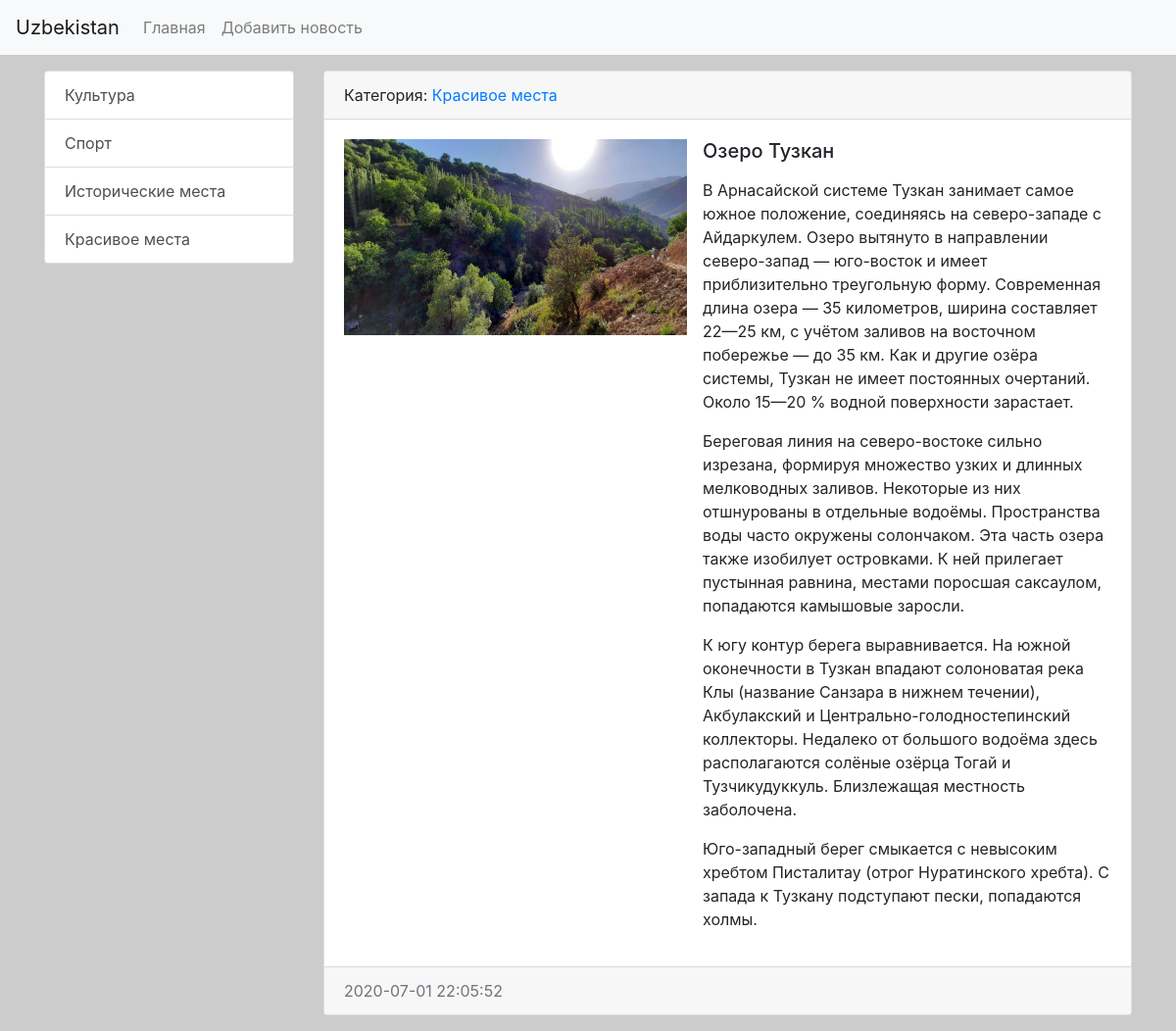
Screenshot of /news/10/ with the database file from the repository.
### news/models.py (models this page shows, shortened)
class Category(models.Model):
    title = models.CharField(max_length=150, db_index=True, verbose_name="name of category")
    def get_absolute_url(self):
        return reverse('category', kwargs={"category_id": self.pk})
    def __str__(self):
        return self.title
    class Meta:
        verbose_name = 'category'
        verbose_name_plural = 'Категории'
        ordering = ['title']

class News(models.Model):
    title = models.CharField(max_length=150)
    content = models.TextField(blank=True)
    created_at = models.DateTimeField(auto_now_add=True)
    updated_at = models.DateTimeField(auto_now=True)
    photo = models.ImageField(upload_to='photos/%Y/%m/%d', blank=True)
    is_published = models.BooleanField(default=True)
    category = models.ForeignKey('Category', on_delete=models.PROTECT)
    views = models.IntegerField(default=0)
    class Meta:
        verbose_name = 'Новость'
        verbose_name_plural = 'Новости'
        ordering = ['created_at']

### news/views.py (the view)
# urls.py: path('news/<int:pk>/', ViewNews.as_view(), name='view_news'),
class ViewNews(DetailView):
    model = News
    context_object_name = 'news_item'

### news/templatetags/news_tags.py (called while the page is built)
@register.inclusion_tag('news/list_categories.html')
def show_categories(arg1='Hello', arg2='world'):
    categories = Category.objects.annotate(cnt=Count('news')).filter(cnt__gt=0)
    return {"categories": categories, "arg1": arg1, "arg2": arg2 }

### news/templates/news/news_detail.html (shortened to what this page needs)
{% extends 'base.html' %}
{% block sidebar %}
                  {% include 'inc/_sidebar.html' %}
{% endblock %}
{% block content %}
           <div class="card mb-3">
                  <div class="card-header">
                      Категория: <a href="{{news_item.category.get_absolute_url }}"> {{ news_item.category }} </a>
                  </div>
                  <div class="card-body">
                    <div class = "media">
                        {% if news_item.photo  %}
                        <img src="{{ news_item.photo.url  }}" alt="" width="350"  height="200" class="mr-3">
                        {% else %}
                        <img src=https://picsum.photos/seed/picsum/350/235 alt="">
                        {% endif %}
                        <div class="media-body">
                            <h5 class="card-title">{{ news_item.title }}</h5>
                            <p class="card-text">{{ news_item.content|safe|linebreaks}}</p>
                        </div>
                    </div>
                  </div>
                  <div class="card-footer text-muted">
                    {{ news_item.created_at|date:"Y-m-d H:i:s" }}
                  </div>
                </div>
{% endblock %}

### news/templates/news/list_categories.html
<div class="list-group">
        {% for item in categories %}
         <a href="{{ item.get_absolute_url }}" class="list-group-item list-group-item-action">{{ item.title }}</a>
        {% endfor %}
</div>

### mysite/static/css/style.css (style rules this page uses)
body { background-color: #ccc; }

### rows the page displays
Category: title "Культура"
Category: title "Спорт"
Category: title "Исторические места"
Category: title "Красивое места"
News: category "Красивое места", photo (picture), title "Oзеро Тузкан", content "В Арнасайской системе Тузкан занимает самое южное положение, соединяясь на северо-западе с Айдаркулем. Озеро вытянуто в направлении северо-запад — юго-восток и имеет приблизительно треугольную форму. Современная длина озера — 35 километров, ширина составляет 22—25 км, с учётом заливов на восточном побережье — до 35 км. Как и другие озёра системы, Тузкан не имеет постоянных очертаний. Около 15—20 % водной поверхности зарастает. Береговая линия на северо-востоке сильно изрезана, формируя множество узких и длинных мелководных заливов. Некоторые из них отшнурованы в отдельные водоёмы. Пространства воды часто окружены солончаком. Эта часть озера также изобилует островками. К ней прилегает…", created_at "2020-07-01 22:05:52"
